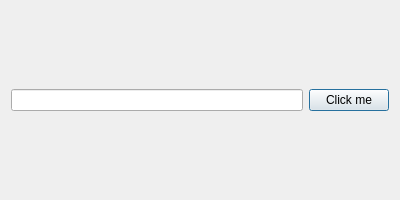
<?xml version="1.0" encoding="UTF-8"?>
<ui version="4.0">
 <class>Dialog</class>
 <widget class="QDialog" name="Dialog">
  <property name="geometry">
   <rect>
    <x>0</x>
    <y>0</y>
    <width>400</width>
    <height>200</height>
   </rect>
  </property>
  <property name="windowTitle">
   <string>Dialog</string>
  </property>
  <layout class="QHBoxLayout" name="horizontalLayout">
   <item>
    <widget class="QLineEdit" name="lineEdit">
     <property name="echoMode">
      <enum>QLineEdit::Password</enum>
     </property>
    </widget>
   </item>
   <item>
    <widget class="QPushButton" name="pushButton">
     <property name="text">
      <string>Click me</string>
     </property>
    </widget>
   </item>
  </layout>
 </widget>
 <layoutdefault spacing="6" margin="11"/>
 <resources/>
 <connections/>
</ui>
